Frame 1 (no input): blank canvas, image omitted
Frame 60 (the mouse pressed at the canvas centre just before this capture): blank canvas, image omitted
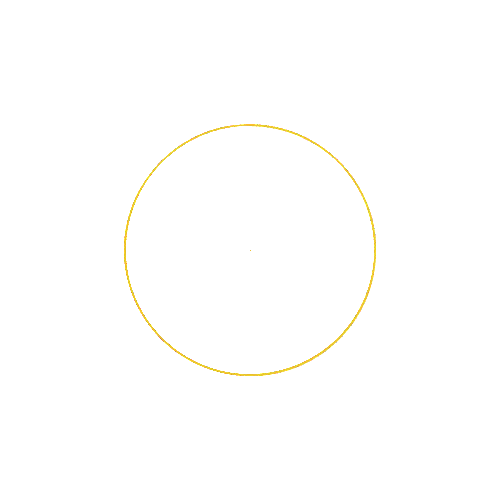
Frame 120 (the mouse held since frame 60 and released just before this capture)

The Processing sketch whose frames 1 and 60 were blank and that drew this single picture after the mouse press (run headless with seeded random() and noise(); from frame 60 on, the mouse is pressed at the canvas centre):

// Processing sketch: processing_166105
// ── processing_166105.pde

void setup(){
  size(500,500);
  background(255);
  smooth();
noFill();
}
void draw(){
 for( int i=0;i<500;i+=10){
   float begin=radians(i);
   float end=begin+HALF_PI;
   stroke(240,200,40,cos(i)*10);
   arc(250,250,mouseX,mouseY,begin,end);

}
}
